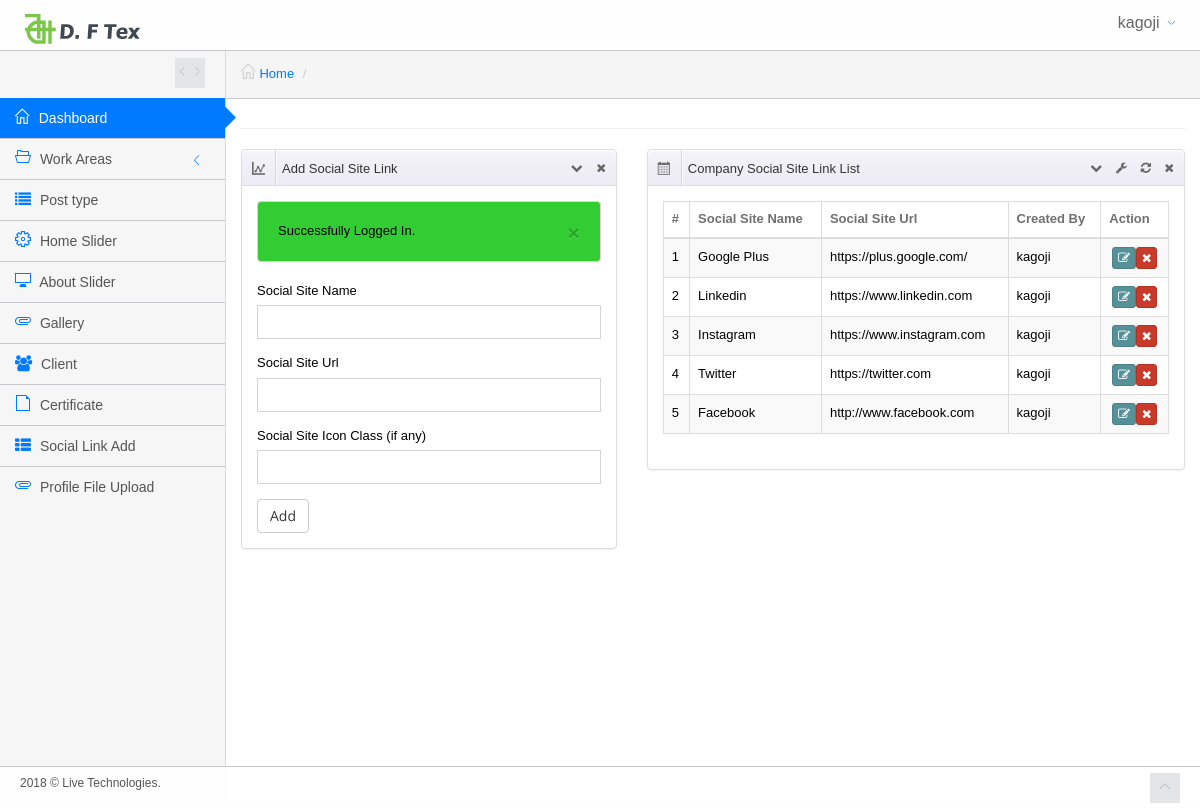
The page /dftex/siteadmin/social-site-link.php (signed in) on the database its author committed.
### tables this page shows
CREATE TABLE IF NOT EXISTS `web_tbl_social_link` (
  `social_link_id` int(11) NOT NULL,
  `social_site_name` varchar(512) NOT NULL,
  `social_site_url` varchar(512) NOT NULL,
  `social_site_icon_class` varchar(512) DEFAULT NULL,
  `created_by` varchar(512) NOT NULL,
  `created_at` timestamp NOT NULL DEFAULT CURRENT_TIMESTAMP ON UPDATE CURRENT_TIMESTAMP
);

### dftex/siteadmin/inc/functions.php (called while the page is built, shortened)
<?php
 $DBNAME = 'dftex_web';
 $DBHOST = 'localhost';
 $DBUSER = 'root';
 $DBPASS = '1234';
function get_database_connection()
{
	global $DBHOST,$DBUSER,$DBPASS,$DBNAME;
	$link= mysqli_connect($DBHOST,$DBUSER,$DBPASS,$DBNAME);
	return $link;
}
function social_link_pagination_list($start_from,$num_rec_per_page){
	global $KEY,$DBNAME;
	$db_connect = get_database_connection();
	mysqli_select_db($db_connect,$DBNAME) or die("Cannot select DB");
	$sql = mysqli_query($db_connect,"SELECT * FROM ".TBL_SSL." Order by social_link_id desc limit $start_from,$num_rec_per_page");
	$all_social_site = array();
	$sql2 = mysqli_query($db_connect,"SELECT count(*) as total FROM ".TBL_SSL." ");
	$total_records = mysqli_fetch_assoc($sql2);
	if($sql){
		while ($row = mysqli_fetch_array($sql))
			$all_social_site [] = $row;
	}
	$result = array(
					'total_records' => $total_records['total'],
					'all_social_site'  => $all_social_site
				);
	return $result;
}
?>

### dftex/siteadmin/social-site-link.php (the view, shortened to what this page needs)
<?php include('template/header.php'); ?>
<div class="main-content">
	<div class="container">
		<div class="row">
			<div class="col-sm-12">
					<?php include('template/bradecrumb.php'); ?>
			</div>
		</div>
		<link rel="stylesheet" href="assets/plugins/bootstrap-fileupload/bootstrap-fileupload.min.css">
		<link rel="stylesheet" href="assets/plugins/bootstrap-social-buttons/social-buttons-3.css">
		<div class="row">
			<div class="col-md-5">
				<div class="panel panel-default">
					<div class="panel-heading">
						<i class="clip-stats"></i>
						Add Social Site Link
						<div class="panel-tools">
							<a class="btn btn-xs btn-link panel-collapse collapses" href="#">
							</a>
							<a class="btn btn-xs btn-link panel-close" href="#">
								<i class="fa fa-times"></i>
							</a>
						</div>
					</div>
					<div class="panel-body">
						<?php
						if(isset($_SESSION['alert_message'])){
							$show_message=$_SESSION['alert_message'];
							echo "<div class='alert alert-danger'>";
							echo "<a href='#' class='close' data-dismiss='alert' aria-label='close'>&times;</a>";
						    echo $show_message;
							echo "</div>";
						}
						?>
						<form action="" method="POST" enctype="multipart/form-data">
							<div class="form-group">
								<label>Social Site Name</label>
								<input type="text" class="form-control" name="social_site_name" required="">
							</div>
							<div class="form-group">
								<label>Social Site Url</label>
								<input type="text" class="form-control" name="social_site_url" required="">
							</div>
							<div class="form-group">
								<label>Social Site Icon Class (if any)</label>
								<input type="text" class="form-control" name="social_site_icon_class">
							</div>
							<input class="btn btn-default" type="submit" value="Add" name="social_site_link_add">
						</form>
					</div>
				</div>
			</div>
			<div class="col-md-7">
				<div class="row">
					<div class="col-sm-12">
						<div class="panel panel-default">
							<div class="panel-heading">
								<i class="clip-pie"></i>
								Company Social Site Link List
								<div class="panel-tools">
									<a class="btn btn-xs btn-link panel-collapse collapses" href="#">
									</a>
									<a class="btn btn-xs btn-link panel-config" href="#panel-config" data-toggle="modal">
										<i class="fa fa-wrench"></i>
									</a>
									<a class="btn btn-xs btn-link panel-refresh" href="#">
										<i class="fa fa-refresh"></i>
									</a>
									<a class="btn btn-xs btn-link panel-close" href="#">
										<i class="fa fa-times"></i>
									</a>
								</div>
							</div>
							<div class="panel-body">
								<table class="table table-striped table-bordered table-hover">
									<thead>
										<tr>
											<th>#</th>
											<th>Social Site Name</th>
											<th>Social Site Url</th>
											<th>Created By</th>
											<th>Action</th>
										</tr>
									</thead>
									<tbody>
										<?php
	                                    $num_rec_per_page=5;
	                                    if (isset($_GET["page"])) { $page  = $_GET["page"]; } else { $page=1; };
	                                    $start_from = ($page-1)*$num_rec_per_page;
	                                    $all_social_site_list = social_link_pagination_list($start_from,$num_rec_per_page);
	                                    $all_social_site= $all_social_site_list['all_social_site'];
										if(isset($all_social_site) && count($all_social_site) > 0){
											foreach ($all_social_site as $key => $list) {
												echo "<tr>";
												echo '<td>'.($key+1).'</td>';
												echo '<td>'.$list["social_site_name"].'</td>';
												echo '<td>'.$list["social_site_url"].'</td>';
												echo '<td>'.$list["created_by"].'</td>';
												echo '<td class="center">';
												echo '<a href="edit-social-site-link.php?action=edit&ssl='.$list["social_link_id"].'" class="btn btn-xs btn-teal tooltips" data-placement="top" data-original-title="Edit"><i class="fa fa-edit"></i></a>';
												echo '<a onclick="SocialSiteDelete('.$list['social_link_id'].')" class="btn btn-xs btn-bricky tooltips" data-placement="top" data-original-title="Remove"><i class="fa fa-times fa fa-white"></i></a>';
												echo '</td>';
												echo '</tr>';
											}
										}else{
											echo "<tr>";
											echo '<td colspan="4"> No data available</td>';
											echo '</tr>';
										}
										?>
									</tbody>
								</table>
							</div>
						</div>
					</div>
				</div>
			</div>
		</div>
	</div>
</div>
<?php include('template/footer.php'); ?>

### dftex/siteadmin/assets/css/custom.css (style rules this page uses)
.alert { padding: 20px; background-color: #32CD32; color: black; }

### dftex/siteadmin/assets/css/main-responsive.css (style rules this page uses)
@media (min-width: 768px) { .main-content { margin-left: 225px; } }
@media (min-width: 768px) { .main-content > .container { min-height: 760px; } }

### dftex/siteadmin/assets/css/theme_light.css (style rules this page uses)
body, .main-container, .footer, .main-navigation, ul.main-navigation-menu > li > ul.sub-menu, .navigation-small ul.main-navigation-menu > li > ul.sub-menu { background-color: #F6F6F6 !important; }
.main-content .container { border-left: 1px solid #D9D9D9; border-bottom: 1px solid #D9D9D9; }

### dftex/siteadmin/assets/css/print.css (style rules this page uses)
.main-content .container { min-height: auto !important; border: none !important; }

### rows shown on the page
web_tbl_social_link: social_site_name "Google Plus", social_site_url "https://plus.google.com/", created_by "kagoji"
web_tbl_social_link: social_site_name "Linkedin", social_site_url "https://www.linkedin.com", created_by "kagoji"
web_tbl_social_link: social_site_name "Instagram", social_site_url "https://www.instagram.com", created_by "kagoji"
web_tbl_social_link: social_site_name "Twitter", social_site_url "https://twitter.com", created_by "kagoji"
web_tbl_social_link: social_site_name "Facebook", social_site_url "http://www.facebook.com", created_by "kagoji"

### other values the page prints
get_username() "kagoji"
$show_message "Successfully Logged In."
